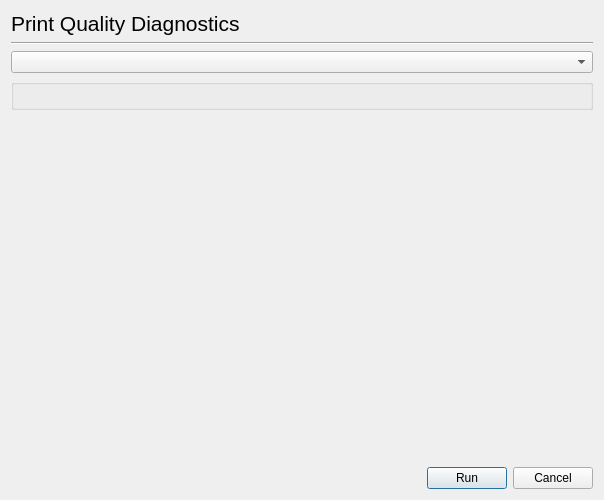
<ui version="4.0" >
 <class>Dialog</class>
 <widget class="QDialog" name="Dialog" >
  <property name="geometry" >
   <rect>
    <x>0</x>
    <y>0</y>
    <width>600</width>
    <height>500</height>
   </rect>
  </property>
  <property name="windowTitle" >
   <string>HP Device Manager - Print Quality Diagnostics</string>
  </property>
  <layout class="QGridLayout" >
   <item row="0" column="0" >
    <widget class="QLabel" name="label" >
     <property name="font" >
      <font>
       <pointsize>16</pointsize>
      </font>
     </property>
     <property name="text" >
      <string>Print Quality Diagnostics</string>
     </property>
    </widget>
   </item>
   <item row="1" column="0" colspan="3" >
    <widget class="Line" name="line" >
     <property name="orientation" >
      <enum>Qt::Horizontal</enum>
     </property>
    </widget>
   </item>
   <item row="2" column="0" colspan="3" >
    <widget class="DeviceUriComboBox" name="DeviceComboBox" />
   </item>
   <item row="3" column="0" colspan="3" >
    <widget class="LoadPaperGroupBox" name="LoadPaper" >
     <property name="title" >
      <string/>
     </property>
    </widget>
   </item>
   <item row="4" column="0" >
    <spacer>
     <property name="orientation" >
      <enum>Qt::Vertical</enum>
     </property>
     <property name="sizeHint" >
      <size>
       <width>410</width>
       <height>81</height>
      </size>
     </property>
    </spacer>
   </item>
   <item row="5" column="0" >
    <spacer>
     <property name="orientation" >
      <enum>Qt::Horizontal</enum>
     </property>
     <property name="sizeHint" >
      <size>
       <width>361</width>
       <height>20</height>
      </size>
     </property>
    </spacer>
   </item>
   <item row="5" column="1" >
    <widget class="QPushButton" name="RunButton" >
     <property name="text" >
      <string>Run</string>
     </property>
    </widget>
   </item>
   <item row="5" column="2" >
    <widget class="QPushButton" name="CancelButton" >
     <property name="text" >
      <string>Cancel</string>
     </property>
    </widget>
   </item>
  </layout>
 </widget>
 <customwidgets>
  <customwidget>
   <class>DeviceUriComboBox</class>
   <extends>QComboBox</extends>
   <header>deviceuricombobox.h</header>
  </customwidget>
  <customwidget>
   <class>LoadPaperGroupBox</class>
   <extends>QGroupBox</extends>
   <header>loadpapergroupbox.h</header>
   <container>1</container>
  </customwidget>
 </customwidgets>
 <resources/>
 <connections/>
</ui>
